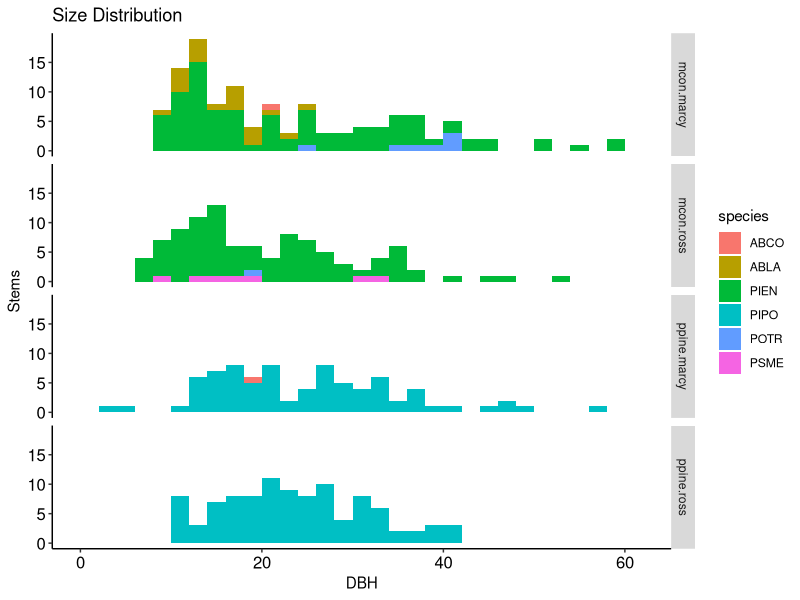
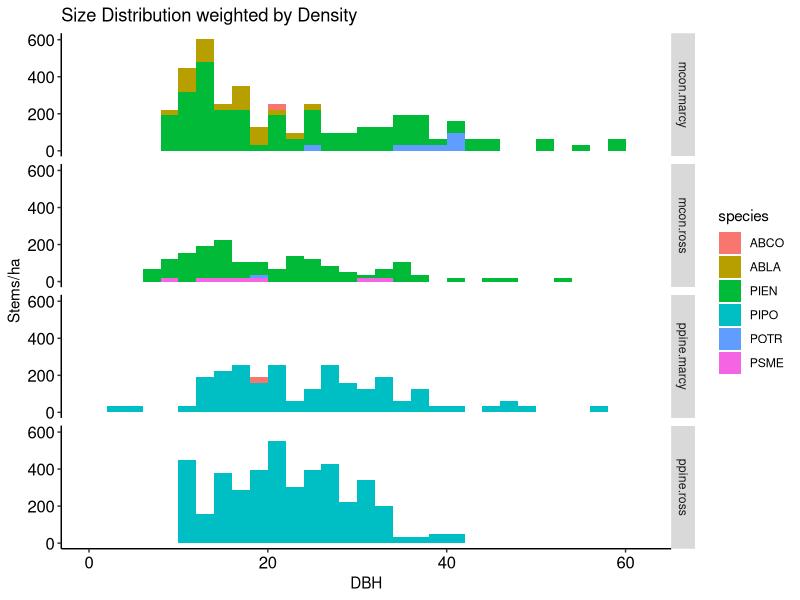
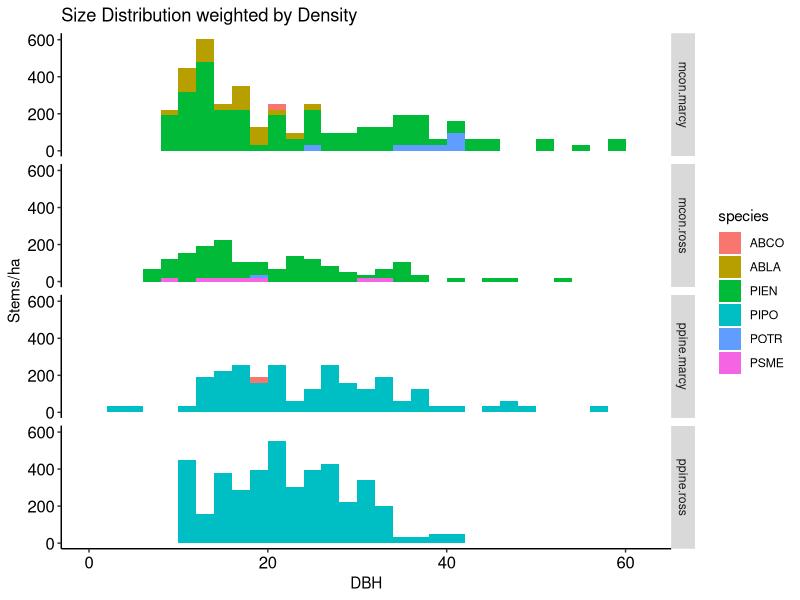

These figures' R source, in order: (Note: this script raises an error after producing the figures.)
library(ggplot2)

# exploratory analysis of Marcy Litvak's Valles Caldera Data

marcy.pipo <- read.csv("raw input files/marcy_ppine_2013.csv", header=T)
marcy.mcon <- read.csv("raw input files/marcy_mcon_2012.csv", header=T)
ross.trees <- read.csv("raw input files/tree_metadata_DOE_plus_valles.csv", na.strings=c("", "NA", "#VALUE!", "*"),header=T)

# subsetting only the valles trees from the overall trees list
summary(ross.trees)
ross.valles <- ross.trees[substr(ross.trees$PlotID,1,1)=="V",]
summary(ross.valles)

# reducing the number of columns in the data frame
ross.valles<- ross.valles[,c("TreeID", "PlotID", "Species","DBH..cm.", "Density..stems.ha.")]
names(ross.valles)<- c("tree.id", "plot.id", "species", "dbh", "density")
summary(ross.valles)

# settign site as a factor
ross.valles$site<- as.factor(substr(ross.valles$plot.id, 1, 2))
summary(ross.valles)

ross.pipo <- ross.valles[substr(ross.valles$plot.id,1,2)=="VL",]
ross.mcon <- ross.valles[substr(ross.valles$plot.id,1,2)=="VU",]
summary(ross.pipo)
summary(ross.mcon)

# Calculating density per plot for Marcy's data; she used 10m plots
summary(marcy.pipo)

marcy.pipo$density <- 1/(pi*marcy.pipo$Plot_Radius^2)/1e-4
marcy.pipo$plot <- as.factor(paste(marcy.pipo$Site, marcy.pipo$Plot_Name, sep=""))

summary(marcy.pipo)


marcy.mcon$density <- 1/(pi*marcy.mcon$Plot_Radius^2)/1e-4
marcy.mcon$plot <- as.factor(paste(marcy.mcon$Site, marcy.mcon$Plot_Name, sep=""))
summary(marcy.mcon)
#now density is in trees per hectare to match what christy calculated in the DOE spreadsheets.

marcy.valles<- merge(marcy.pipo, marcy.mcon, all.x=T, all.y=T)
summary(marcy.valles)

marcy.valles <- marcy.valles[,c("Site", "Tree_Tag_Number","Species", "DBH_1", "density", "plot")]
summary(marcy.valles)
names(marcy.valles)<- c("site", "tree.id", "species", "dbh", "density", "plot.id")
summary(marcy.valles)

all.valles<-merge(marcy.valles, ross.valles, all.x=T, all.y=T)
summary(all.valles)




all.valles$site<- ifelse(substr(all.valles$site, 1, 2)=="VL", "ppine.ross", 
                         ifelse(substr(all.valles$site,1,2)=="VU", "mcon.ross", 
                                ifelse(all.valles$site=="PPINE", "ppine.marcy", "mcon.marcy")))
all.valles$site<-as.factor(all.valles$site)
summary(all.valles)

dbh.bins1 <- seq(0, max(all.valles$dbh, na.rm=T), 2)


qplot(x=dbh, data=all.valles, geom="histogram", breaks=dbh.bins1, fill=species)+
  facet_grid(site ~ .)+
  theme(axis.line=element_line(color="black", size=0.5), panel.grid.major=element_blank(), panel.grid.minor= element_blank(), panel.border= element_blank(), panel.background= element_blank(), axis.text.x=element_text(angle=0, color="black", size=12), axis.text.y=element_text(color="black", size=12)) + 
  scale_x_continuous(name="DBH")+scale_y_continuous(name="Stems") + ggtitle("Size Distribution") #+ scale_fill_manual(values=as.vector(spp.col.tree$Color))

qplot(x=dbh, data=all.valles, geom="histogram", breaks=dbh.bins1, fill=species, weight=density)+
  facet_grid(site ~ .)+
  theme(axis.line=element_line(color="black", size=0.5), panel.grid.major=element_blank(), panel.grid.minor= element_blank(), panel.border= element_blank(), panel.background= element_blank(), axis.text.x=element_text(angle=0, color="black", size=12), axis.text.y=element_text(color="black", size=12)) + 
  scale_x_continuous(name="DBH")+scale_y_continuous(name="Stems/ha") + ggtitle("Size Distribution weighted by Density") #+ scale_fill_manual(values=as.vector(spp.col.tree$Color))

qplot(x=dbh, data=all.valles, geom="histogram", breaks=dbh.bins1, fill=species, weight=density)+
  facet_grid(site ~ .)+
  theme(axis.line=element_line(color="black", size=0.5), panel.grid.major=element_blank(), panel.grid.minor= element_blank(), panel.border= element_blank(), panel.background= element_blank(), axis.text.x=element_text(angle=0, color="black", size=12), axis.text.y=element_text(color="black", size=12)) + 
  scale_x_continuous(name="DBH")+scale_y_continuous(name="Stems/ha") + ggtitle("Size Distribution weighted by Density") #+ scale_fill_manual(values=as.vector(spp.col.tree$Color))

# -----------------------
# Ignoring species for a minute
valles.plot <- aggregate(all.valles$density, by=list(all.valles$site, all.valles$plot.id), FUN=sum, na.rm=T)
names(valles.plot) <- c("site", "plot.id", "density")
valles.plot

valles.site <- aggregate(valles.plot$density, by=list(valles.plot$site), FUN=mean)
names(valles.site) <- c("site", "density")
valles.site

ggplot()+
  geom_histogram(data=valles.site, aes(x=site, weight=density, fill=site)) +
  geom_histogram(data=valles.plot[valles.plot$plot.id=="VLB",], aes(x=site, weight=density))+
  theme(axis.line=element_line(color="black", size=0.5), panel.grid.major=element_blank(), panel.grid.minor= element_blank(), panel.border= element_blank(), panel.background= element_blank(), axis.text.x=element_text(angle=0, color="black", size=12), axis.text.y=element_text(color="black", size=12)) + 
  scale_x_discrete(name="Site")+scale_y_continuous(name="Stems/ha") + ggtitle("Size Distribution weighted by Density; VLB overlay in black") #+ scale_fill_manual(values=as.vector(spp.col.tree$Color))
  
# -----------------------

all.valles$dbh.2 <- round(all.valles$dbh)
summary(all.valles)


valles.plot2 <- aggregate(all.valles$density, by=list(all.valles$site, all.valles$plot.id, all.valles$species, all.valles$dbh.2), FUN=sum, na.rm=T)
names(valles.plot2) <- c("site", "plot.id", "species", "dbh", "density")
summary(valles.plot2)

library(car)
valles.plot2$site2 <- as.factor(ifelse(substr(valles.plot2$site,1,4)=="mcon", "mcon", "ppine"))

unique(valles.plot2$plot.id)
valles.plot2$plot.id2 <- as.factor(ifelse(substr(valles.plot2$plot.id,1,5)=="PPINE", substr(valles.plot2$plot.id,6,6),
                                ifelse(substr(valles.plot2$plot.id,1,4)=="MCON", substr(valles.plot2$plot.id,5,5),
                                       ifelse(substr(valles.plot2$plot.id,3,3)=="A",5, 6))))
summary(valles.plot2)

qplot(x=dbh, data=valles.plot2, geom="histogram", breaks=dbh.bins1, fill=species, weight=sum(density)/density)+
  facet_grid(plot.id2 ~ site2)+
  theme(axis.line=element_line(color="black", size=0.5), panel.grid.major=element_blank(), panel.grid.minor= element_blank(), panel.border= element_blank(), panel.background= element_blank(), axis.text.x=element_text(angle=0, color="black", size=12), axis.text.y=element_text(color="black", size=12)) + 
  scale_x_continuous(name="DBH")+scale_y_continuous(name="Stems/ha") + ggtitle("Size Distribution weighted by Density") #+ scale_fill_manual(values=as.vector(spp.col.tree$Color))


valles.site2 <- aggregate(valles.plot2$density, by=list(valles.plot2$site, valles.plot2$species, valles.plot2$dbh), FUN=mean)
names(valles.site2) <- c("site", "species", "dbh", "density")
summary(valles.site2)

qplot(x=dbh, data=valles.site2, geom="histogram", breaks=dbh.bins1, fill=species, weight=density)+
  facet_grid(site ~ .)+
  theme(axis.line=element_line(color="black", size=0.5), panel.grid.major=element_blank(), panel.grid.minor= element_blank(), panel.border= element_blank(), panel.background= element_blank(), axis.text.x=element_text(angle=0, color="black", size=12), axis.text.y=element_text(color="black", size=12)) + 
  scale_x_continuous(name="DBH")+scale_y_continuous(name="Stems/ha") + ggtitle("Size Distribution weighted by Density") #+ scale_fill_manual(values=as.vector(spp.col.tree$Color))




qplot(x=dbh, data=valles.site2, geom="histogram", breaks=dbh.bins1, fill=species, weight=sum(density)/density)+
  facet_grid(site ~ .)+
  theme(axis.line=element_line(color="black", size=0.5), panel.grid.major=element_blank(), panel.grid.minor= element_blank(), panel.border= element_blank(), panel.background= element_blank(), axis.text.x=element_text(angle=0, color="black", size=12), axis.text.y=element_text(color="black", size=12)) + 
  scale_x_continuous(name="DBH")+scale_y_continuous(name="Stems/ha") + ggtitle("Size Distribution weighted by Density") #+ scale_fill_manual(values=as.vector(spp.col.tree$Color))

test <- t.test(marcy.pipo$DBH_1, ross.pipo$dbh, na.rm=T)
summary(test)
test


